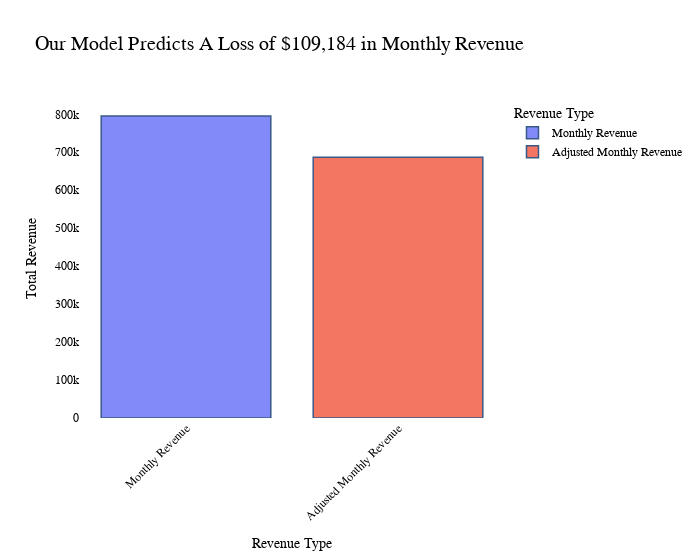

Here is the notebook cell this chart was saved with:
### Code cell
# Sum up the monthly revenue and adjusted monthly revenue
total_monthly_revenue = df['Monthly_Revenue'].sum()
total_adjusted_monthly_revenue = df['Adjusted Monthly_Revenue'].sum()

# Calculate the loss in monthly revenue
loss_in_monthly_revenue = total_monthly_revenue - total_adjusted_monthly_revenue

# Create a DataFrame with the total revenue data
total_revenue_df = pd.DataFrame({'Revenue Type': ['Monthly Revenue', 'Adjusted Monthly Revenue'],
                                 'Total Revenue': [total_monthly_revenue, total_adjusted_monthly_revenue]})

# Create a bar chart
fig = px.bar(total_revenue_df, x='Revenue Type', y='Total Revenue', title=f'Our Model Predicts A Loss of ${loss_in_monthly_revenue:,.0f} in Monthly Revenue',
             labels={'Total Revenue': 'Total Revenue', 'Revenue Type': 'Revenue Type'},
             width=700,  # Adjust the width of the plot
             color='Revenue Type',  # Color the bars based on the revenue type
            )

# Update the appearance of the bars
fig.update_traces(marker_line_width=1.5,  # Set the width of the marker outline
                  marker_line_color='rgb(8, 48, 107)',  # Set the color of the marker outline
                  opacity=0.8  # Set the opacity of the bars
                 )

# Update layout
fig.update_layout(xaxis_tickangle=-45,  # Rotate x-axis labels for better readability
                  yaxis_title='Total Revenue',  # Set y-axis title
                  font=dict(family="Arial", size=12, color="black"),  # Set font properties
                  plot_bgcolor='white',  # Set plot background color
                  title_font=dict(size=20)  # Set title font size
                 )

# Show the figure
fig.show()

### Figure 1 — Plotly figure (JSON) as saved in the notebook; plotly's stock layout.template omitted (floating-point values rounded to 4 significant figures)
{"data": [{"alignmentgroup": "True", "hovertemplate": "Revenue Type=%{x}<br>Total Revenue=%{y}<extra></extra>", "legendgroup": "Monthly Revenue", "marker": {"color": "#636efa", "line": {"color": "rgb(8, 48, 107)", "width": 1.5}, "pattern": {"shape": ""}}, "name": "Monthly Revenue", "offsetgroup": "Monthly Revenue", "opacity": 0.8, "orientation": "v", "showlegend": true, "textposition": "auto", "type": "bar", "x": ["Monthly Revenue"], "xaxis": "x", "y": [795900.0], "yaxis": "y"}, {"alignmentgroup": "True", "hovertemplate": "Revenue Type=%{x}<br>Total Revenue=%{y}<extra></extra>", "legendgroup": "Adjusted Monthly Revenue", "marker": {"color": "#EF553B", "line": {"color": "rgb(8, 48, 107)", "width": 1.5}, "pattern": {"shape": ""}}, "name": "Adjusted Monthly Revenue", "offsetgroup": "Adjusted Monthly Revenue", "opacity": 0.8, "orientation": "v", "showlegend": true, "textposition": "auto", "type": "bar", "x": ["Adjusted Monthly Revenue"], "xaxis": "x", "y": [686700.0], "yaxis": "y"}], "layout": {"barmode": "relative", "font": {"color": "black", "family": "Arial", "size": 12}, "legend": {"title": {"text": "Revenue Type"}, "tracegroupgap": 0}, "plot_bgcolor": "white", "title": {"font": {"size": 20}, "text": "Our Model Predicts A Loss of $109,184 in Monthly Revenue"}, "width": 700, "xaxis": {"anchor": "y", "categoryarray": ["Monthly Revenue", "Adjusted Monthly Revenue"], "categoryorder": "array", "domain": [0, 1], "tickangle": -45, "title": {"text": "Revenue Type"}}, "yaxis": {"anchor": "x", "domain": [0, 1], "title": {"text": "Total Revenue"}}}}
